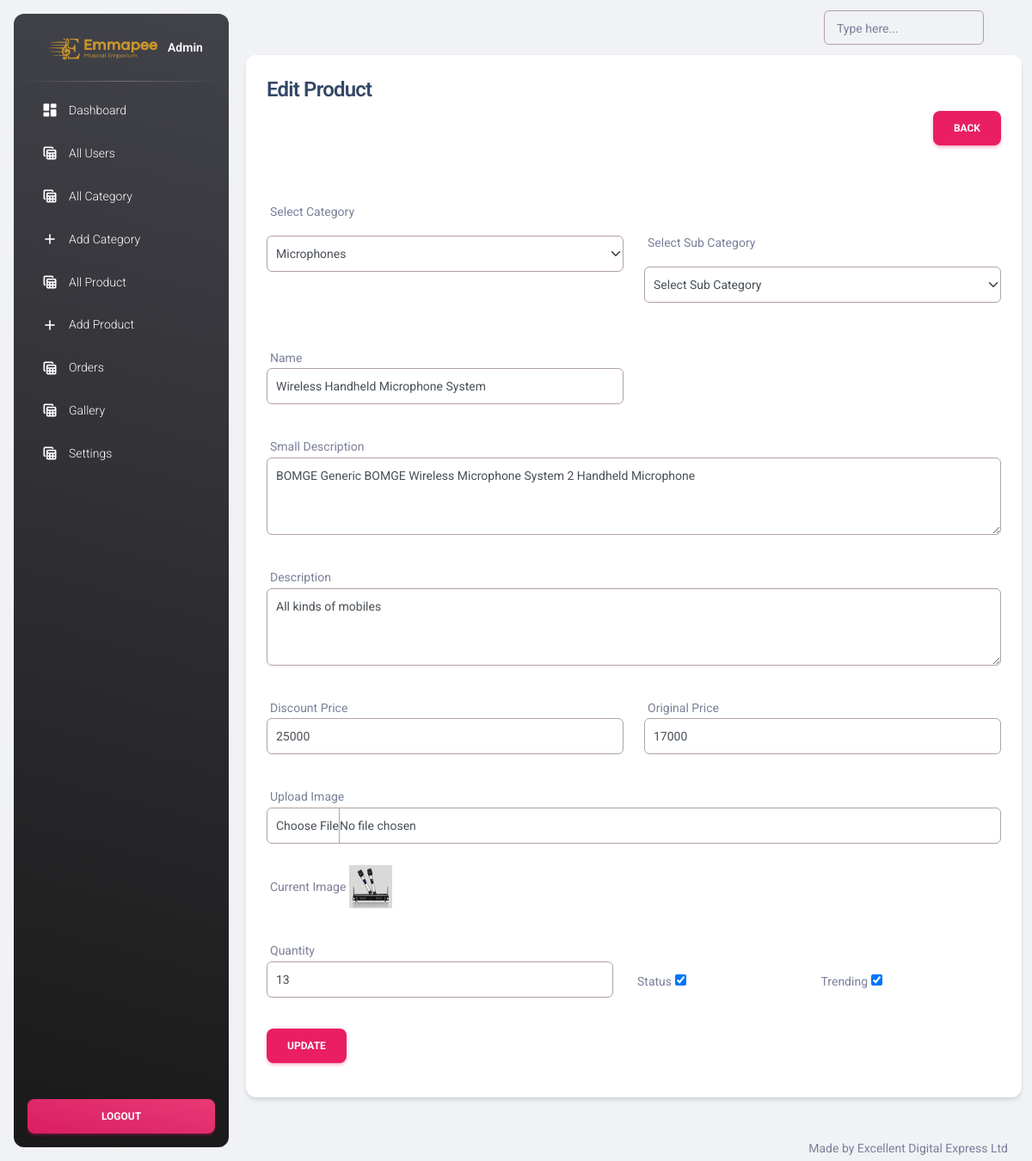
Page /admin/edit-product.php?id=4 (signed in) on the committed database.
### tables this page shows
CREATE TABLE `products` (
  `id` int(11) NOT NULL,
  `category_id` int(11) NOT NULL,
  `name` varchar(255) NOT NULL,
  `special_offer` varchar(255) NOT NULL,
  `sub_category_id` int(11) NOT NULL,
  `small_description` mediumtext NOT NULL,
  `description` mediumtext NOT NULL,
  `original_price` int(50) NOT NULL,
  `selling_price` int(50) NOT NULL,
  `image` varchar(255) NOT NULL,
  `qty` int(11) NOT NULL,
  `status` tinyint(4) NOT NULL,
  `trending` tinyint(4) NOT NULL,
  `meta_title` varchar(255) NOT NULL,
  `meta_keywords` mediumtext NOT NULL,
  `meta_description` mediumtext NOT NULL,
  `created_at` timestamp NOT NULL DEFAULT current_timestamp()
);

CREATE TABLE `categories` (
  `id` int(11) NOT NULL,
  `name` varchar(255) NOT NULL,
  `slug` varchar(255) NOT NULL,
  `description` text NOT NULL,
  `status` tinyint(4) NOT NULL DEFAULT 0,
  `popular` tinyint(4) NOT NULL DEFAULT 0,
  `image` varchar(255) NOT NULL,
  `meta_title` varchar(255) NOT NULL,
  `meta_description` mediumtext NOT NULL,
  `meta_keywords` mediumtext NOT NULL,
  `created_at` timestamp NOT NULL DEFAULT current_timestamp()
);

### functions/myfunctions.php (called while the page is built, shortened)
<?php
require_once '../config/dbcon.php';
function getAll($table) {
    global $conn;
    $query = "SELECT * FROM $table ORDER BY id DESC";
    return $query_run = mysqli_query($conn, $query);
}
function getByID($table, $id) {
    global $conn;
    $query = "SELECT * FROM $table WHERE id = '$id'";
    return $query_run = mysqli_query($conn, $query);
}
?>

### admin/edit-product.php (the view, shortened to what this page needs)
<?php
include 'includes/header.php';
require_once '../functions/myfunctions.php';
?>
<div class="container">
    <div class="row">
        <div class="col-md-12">
            <?php
            if (isset($_GET['id'])){
                $id = $_GET['id'];
                $products = getByID("products",$id);
                if (mysqli_num_rows($products) > 0) {
                    $data = mysqli_fetch_array($products);
                    ?>
        <div class="card">
            <div class="card-header">
                <h4>Edit Product</h4>
                <a href="product.php" class="btn btn-primary float-end">Back</a>
            </div>
            <div class="card-body">
                <form action="script.php" method="post" enctype="multipart/form-data">
                <div class="row">
                    <div class="col-md-6">
                        <label>Select Category</label>
                            <select name="category_id" required class="form-select">
                                <?php
                                    $categories = getAll("categories");
                                    if (mysqli_num_rows($categories) > 0) {
                                        foreach($categories as $item) {
                                            ?>
                                                <option value="<?= $item['id']; ?>" <?= $data['category_id'] == $item['id']?'selected':'' ?>> <?= $item['name']; ?></option>
                                            <?php
                                        }
                                    } else {
                                        echo "No category available";
                                    }
                                ?>
                            </select>
                    </div>
                    <div class="col-md-6">
                        <label>Select Sub Category</label>
                            <select name="sub_category_id" required class="form-select">
                            <option selected>Select Sub Category</option>
                            </select>
                    </div>
                    <div class="col-md-6">
                        <label>Name</label>
                        <input type="text" name="name" value="<?= $data['name']; ?>" required placeholder="Enter Product Name" class="form-control">
                    </div>
                    <div class="col-md-12">
                        <label>Small Description</label>
                        <textarea rows="3" name="small_description" required placeholder="Enter Small Description" class="form-control"><?= $data['small_description']; ?></textarea>
                    </div>
                    <div class="col-md-12">
                        <label>Description</label>
                        <textarea rows="3" name="description" required placeholder="Enter Description" class="form-control"><?= $data['description']; ?></textarea>
                    </div>
                    <div class="col-md-6">
                        <label>Discount Price</label>
                        <input type="text" name="selling_price" value="<?= $data['selling_price']; ?>" required placeholder="Enter Discount Price" class="form-control">
                        </div>
                    <div class="col-md-6">
                        <label>Original Price</label>
                        <input type="text" name="original_price" value="<?= $data['original_price']; ?>" required placeholder="Enter Original Price" class="form-control">
                    </div>
                    <div class="col-md-12">
                        <label>Upload Image</label>
                        <input type="file" name="image" class="form-control"><br>
                        <label>Current Image</label>
                        <img src="../uploads/<?= $data['image']; ?>" alt="Product Image" height="50px" width="50px">
                    </div>
                    <div class="row">
                        <div class="col-md-6">
                            <label>Quantity</label>
                            <input type="number" name="qty" value="<?= $data['qty']; ?>" required placeholder="Enter Quantity" class="form-control">
                        </div>
                    <div class="col-md-3">
                        <label>Status</label>
                        <input type="checkbox" name="status" <?= $data['status'] ? "checked":"" ?>>
                    </div>
                    <div class="col-md-3">
                        <label>Trending</label>
                        <input type="checkbox" name="trending" <?= $data['trending'] ? "checked":"" ?>>
                    </div>
                    </div>
                    <div class="col-md-12">
                        <button type="submit" class="btn btn-primary" name="update_product_btn">Update</button>
                    </div>
                </div>
                </form>
            </div>
          </div>
        </div>
        <?php
                } else {
                    echo "Product not found for given Id";
                }
            } else {
                echo "Id missing from URL";
            }
            ?>
      </div>
    </div>
<?php include 'includes/footer.php'; ?>

### admin/assets/css/styles.css (style rules this page uses)
.form input, select { margin: 15px 0; padding: 5px 10px; border: 1px solid rgb(241, 40, 181); outline: none; }

### admin/includes/header.php (style rules this page uses)
.row > div:nth-child(1) { margin-top: 0; }
.row > div { margin-top: 3vmin; }
.form-control { border: 1px solid #b3a1a1 !important; padding: 8px 10px; }
.form-select { border: 1px solid #b3a1a1 !important; padding: 8px 10px; }
div > label { margin-bottom: 0; }

### rows in the picture
products: category_id "Microphones", name "Wireless Handheld Microphone System", small_description "BOMGE Generic BOMGE Wireless Microphone System 2 Handheld Microphone", description "All kinds of mobiles", selling_price "25000", original_price "17000", image (picture), qty "13", status "☑", trending "☑"
